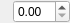
<?xml version="1.0" encoding="UTF-8"?>
<ui version="4.0">
 <class>DoubleSpinBoxWithHelp</class>
 <widget class="QWidget" name="DoubleSpinBoxWithHelp">
  <property name="geometry">
   <rect>
    <x>0</x>
    <y>0</y>
    <width>70</width>
    <height>20</height>
   </rect>
  </property>
  <property name="windowTitle">
   <string>Form</string>
  </property>
  <layout class="QHBoxLayout" name="horizontalLayout">
   <property name="leftMargin">
    <number>0</number>
   </property>
   <property name="topMargin">
    <number>0</number>
   </property>
   <property name="rightMargin">
    <number>0</number>
   </property>
   <property name="bottomMargin">
    <number>0</number>
   </property>
   <item>
    <widget class="QLabel" name="helpLabel">
     <property name="text">
      <string/>
     </property>
     <property name="pixmap">
      <pixmap resource="guibase.qrc">:/libs/guibase/images/iconQuestion.svg</pixmap>
     </property>
    </widget>
   </item>
   <item>
    <widget class="QDoubleSpinBox" name="doubleSpinBox"/>
   </item>
  </layout>
 </widget>
 <resources>
  <include location="guibase.qrc"/>
 </resources>
 <connections/>
</ui>
